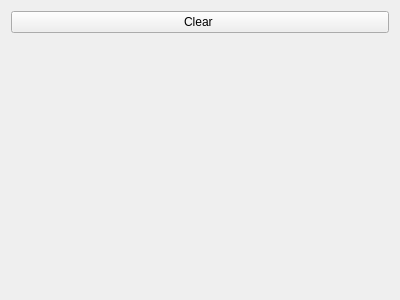
<?xml version="1.0" encoding="UTF-8"?>
<ui version="4.0">
 <class>Chart</class>
 <widget class="QWidget" name="Chart">
  <property name="geometry">
   <rect>
    <x>0</x>
    <y>0</y>
    <width>400</width>
    <height>300</height>
   </rect>
  </property>
  <property name="windowTitle">
   <string>Form</string>
  </property>
  <layout class="QVBoxLayout" name="verticalLayout">
   <item>
    <widget class="QPushButton" name="clearButton">
     <property name="text">
      <string>Clear </string>
     </property>
    </widget>
   </item>
   <item>
    <widget class="QCustomPlot" name="customPlot" native="true">
     <layout class="QGridLayout" name="gridLayout_2"/>
    </widget>
   </item>
  </layout>
 </widget>
 <customwidgets>
  <customwidget>
   <class>QCustomPlot</class>
   <extends>QWidget</extends>
   <header>qcustomplot.h</header>
   <container>1</container>
  </customwidget>
 </customwidgets>
 <resources/>
 <connections/>
</ui>
